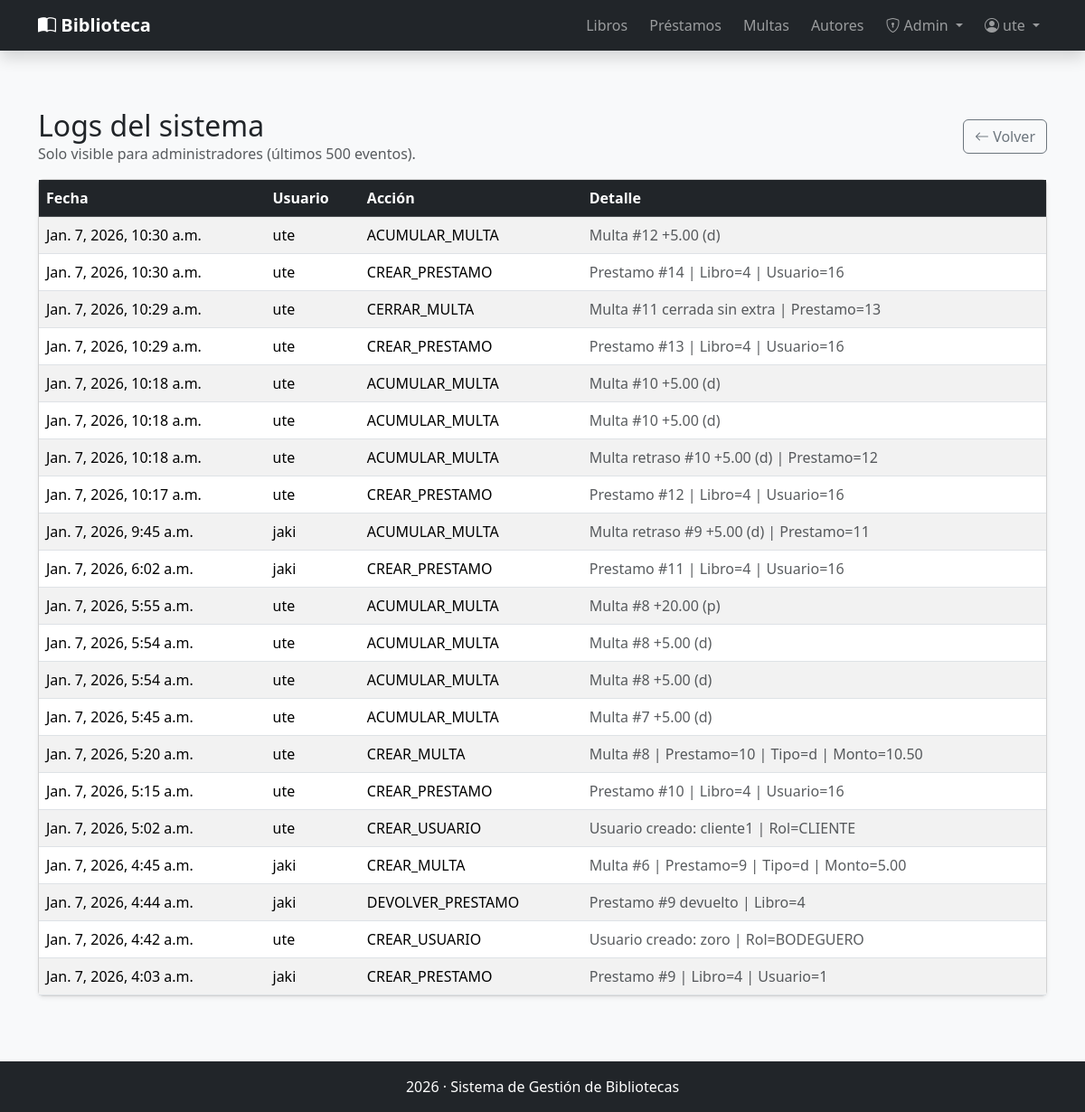
Page /logs/ (signed in) on the committed database.
### gestion/models.py (models this page shows, shortened)
class LogEvento(models.Model):
    usuario = models.ForeignKey(settings.AUTH_USER_MODEL, on_delete=models.PROTECT, related_name="logs")
    accion = models.CharField(max_length=100)
    detalle = models.TextField(blank=True, null=True)
    fecha = models.DateTimeField(default=timezone.now)

### gestion/views.py (the view)
# urls.py: path("logs/", ver_logs, name="ver_logs"),
@user_passes_test(es_admin)
def ver_logs(request):
    logs = LogEvento.objects.select_related("usuario").order_by("-fecha")[:500]
    return render(request, "gestion/templates/logs.html", {"logs": logs})

### gestion/views.py (called while the page is built)
def es_admin(user):
    return user.is_authenticated and user.is_superuser

### gestion/templates/logs.html
{% extends "index.html" %}
{% block contenido %}
<div class="container py-4">
  <div class="d-flex flex-wrap gap-2 justify-content-between align-items-center mb-3">
    <div>
      <h2 class="m-0">Logs del sistema</h2>
      <div class="text-muted">Solo visible para administradores (últimos 500 eventos).</div>
    </div>
    <a class="btn btn-outline-secondary" href="{% url 'index' %}">
      <i class="bi bi-arrow-left"></i> Volver
    </a>
  </div>
  <div class="card shadow-sm">
    <div class="table-responsive">
      <table class="table table-striped table-hover align-middle mb-0">
        <thead class="table-dark">
          <tr>
            <th>Fecha</th>
            <th>Usuario</th>
            <th>Acción</th>
            <th>Detalle</th>
          </tr>
        </thead>
        <tbody>
          {% for l in logs %}
          <tr>
            <td>{{ l.fecha }}</td>
            <td>{{ l.usuario.username }}</td>
            <td>{{ l.accion }}</td>
            <td class="text-muted">{{ l.detalle|default:"" }}</td>
          </tr>
          {% empty %}
          <tr>
            <td colspan="4" class="p-3">No hay logs.</td>
          </tr>
          {% endfor %}
        </tbody>
      </table>
    </div>
  </div>
</div>
{% endblock %}

### gestion/templates/index.html (shortened to what this page needs)
<!DOCTYPE html>
<html lang="es">
<head>
  <link href="https://cdn.jsdelivr.net/npm/bootstrap@5.3.2/dist/css/bootstrap.min.css" rel="stylesheet">
  <link href="https://cdn.jsdelivr.net/npm/bootstrap-icons@1.11.1/font/bootstrap-icons.css" rel="stylesheet">
</head>
<body class="bg-light">
  <nav class="navbar navbar-expand-lg navbar-dark bg-dark shadow">
    <div class="container">
      <a class="navbar-brand fw-bold" href="{% url 'index' %}">
        <i class="bi bi-book-half"></i> Biblioteca
      </a>
      <div class="collapse navbar-collapse" id="navbarMenu">
        <ul class="navbar-nav ms-auto align-items-lg-center gap-lg-2">
          <li class="nav-item">
            <a class="nav-link" href="{% url 'lista_libros' %}">Libros</a>
          </li>
          {% if user.is_authenticated and perms.gestion.gestionar_prestamos %}
            <li class="nav-item"><a class="nav-link" href="{% url 'lista_prestamos' %}">Préstamos</a></li>
            <li class="nav-item"><a class="nav-link" href="{% url 'lista_multa' %}">Multas</a></li>
          {% endif %}
          {% if user.is_authenticated and perms.gestion.view_autor %}
            <li class="nav-item"><a class="nav-link" href="{% url 'lista_autores' %}">Autores</a></li>
          {% endif %}
          {% if user.is_authenticated and user.is_superuser %}
          <li class="nav-item dropdown">
            <a class="nav-link dropdown-toggle" href="#" role="button" data-bs-toggle="dropdown">
              <i class="bi bi-shield-lock"></i> Admin
            </a>
          </li>
          {% endif %}
          {% if not user.is_authenticated %}
            <li class="nav-item">
              <a class="nav-link" href="{% url 'login' %}">
                <i class="bi bi-box-arrow-in-right"></i> Login
              </a>
            </li>
            <li class="nav-item">
              <a class="btn btn-sm btn-outline-light" href="{% url 'registro' %}">
                <i class="bi bi-person-plus"></i> Registrarse
              </a>
            </li>
          {% else %}
            <li class="nav-item dropdown">
              <a class="nav-link dropdown-toggle" href="#" role="button" data-bs-toggle="dropdown">
                <i class="bi bi-person-circle"></i> {{ user.username }}
              </a>
            </li>
          {% endif %}
        </ul>
      </div>
    </div>
  </nav>
  <main class="py-4">
    {% block contenido %}{% endblock %}
  </main>
  <footer class="bg-dark text-white text-center py-3 mt-4">
    <p class="m-0">2026 · Sistema de Gestión de Bibliotecas</p>
  </footer>
</body>
</html>

### rows in the picture
LogEvento: fecha "Jan. 7, 2026, 10:30 a.m.", usuario.username "ute", accion "ACUMULAR_MULTA", detalle "Multa #12 +5.00 (d)"
LogEvento: fecha "Jan. 7, 2026, 10:30 a.m.", usuario.username "ute", accion "CREAR_PRESTAMO", detalle "Prestamo #14 | Libro=4 | Usuario=16"
LogEvento: fecha "Jan. 7, 2026, 10:29 a.m.", usuario.username "ute", accion "CERRAR_MULTA", detalle "Multa #11 cerrada sin extra | Prestamo=13"
LogEvento: fecha "Jan. 7, 2026, 10:29 a.m.", usuario.username "ute", accion "CREAR_PRESTAMO", detalle "Prestamo #13 | Libro=4 | Usuario=16"
LogEvento: fecha "Jan. 7, 2026, 10:18 a.m.", usuario.username "ute", accion "ACUMULAR_MULTA", detalle "Multa #10 +5.00 (d)"
LogEvento: fecha "Jan. 7, 2026, 10:18 a.m.", usuario.username "ute", accion "ACUMULAR_MULTA", detalle "Multa #10 +5.00 (d)"
LogEvento: fecha "Jan. 7, 2026, 10:18 a.m.", usuario.username "ute", accion "ACUMULAR_MULTA", detalle "Multa retraso #10 +5.00 (d) | Prestamo=12"
LogEvento: fecha "Jan. 7, 2026, 10:17 a.m.", usuario.username "ute", accion "CREAR_PRESTAMO", detalle "Prestamo #12 | Libro=4 | Usuario=16"
LogEvento: fecha "Jan. 7, 2026, 9:45 a.m.", usuario.username "jaki", accion "ACUMULAR_MULTA", detalle "Multa retraso #9 +5.00 (d) | Prestamo=11"
LogEvento: fecha "Jan. 7, 2026, 6:02 a.m.", usuario.username "jaki", accion "CREAR_PRESTAMO", detalle "Prestamo #11 | Libro=4 | Usuario=16"
LogEvento: fecha "Jan. 7, 2026, 5:55 a.m.", usuario.username "ute", accion "ACUMULAR_MULTA", detalle "Multa #8 +20.00 (p)"
LogEvento: fecha "Jan. 7, 2026, 5:54 a.m.", usuario.username "ute", accion "ACUMULAR_MULTA", detalle "Multa #8 +5.00 (d)"
LogEvento: fecha "Jan. 7, 2026, 5:54 a.m.", usuario.username "ute", accion "ACUMULAR_MULTA", detalle "Multa #8 +5.00 (d)"
LogEvento: fecha "Jan. 7, 2026, 5:45 a.m.", usuario.username "ute", accion "ACUMULAR_MULTA", detalle "Multa #7 +5.00 (d)"
LogEvento: fecha "Jan. 7, 2026, 5:20 a.m.", usuario.username "ute", accion "CREAR_MULTA", detalle "Multa #8 | Prestamo=10 | Tipo=d | Monto=10.50"
LogEvento: fecha "Jan. 7, 2026, 5:15 a.m.", usuario.username "ute", accion "CREAR_PRESTAMO", detalle "Prestamo #10 | Libro=4 | Usuario=16"
LogEvento: fecha "Jan. 7, 2026, 5:02 a.m.", usuario.username "ute", accion "CREAR_USUARIO", detalle "Usuario creado: cliente1 | Rol=CLIENTE"
LogEvento: fecha "Jan. 7, 2026, 4:45 a.m.", usuario.username "jaki", accion "CREAR_MULTA", detalle "Multa #6 | Prestamo=9 | Tipo=d | Monto=5.00"
LogEvento: fecha "Jan. 7, 2026, 4:44 a.m.", usuario.username "jaki", accion "DEVOLVER_PRESTAMO", detalle "Prestamo #9 devuelto | Libro=4"
LogEvento: fecha "Jan. 7, 2026, 4:42 a.m.", usuario.username "ute", accion "CREAR_USUARIO", detalle "Usuario creado: zoro | Rol=BODEGUERO"
LogEvento: fecha "Jan. 7, 2026, 4:03 a.m.", usuario.username "jaki", accion "CREAR_PRESTAMO", detalle "Prestamo #9 | Libro=4 | Usuario=1"

### other values in the picture
{{ user.username }} "ute"
